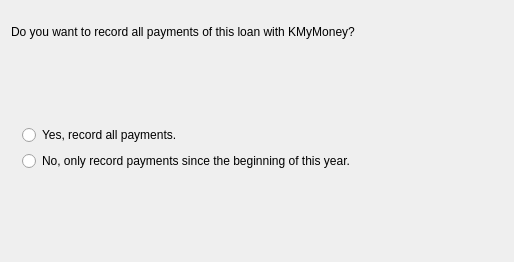
<?xml version="1.0" encoding="UTF-8"?>
<ui version="4.0">
 <class>RecordPaymentWizardPage</class>
 <widget class="QWizardPage" name="RecordPaymentWizardPage">
  <attribute name="title">
    <string>Recording payments?</string>
  </attribute>
  <layout class="QVBoxLayout">
    <property name="margin">
      <number>11</number>
    </property>
    <property name="spacing">
      <number>6</number>
    </property>
    <item>
      <widget class="QLabel" name="TextLabel7_2">
        <property name="text">
          <string>
Do you want to record all payments of this loan with KMyMoney?</string>
        </property>
        <property name="alignment">
          <set>Qt::AlignTop</set>
        </property>
        <property name="wordWrap">
          <bool>true</bool>
        </property>
      </widget>
    </item>
    <item>
      <spacer name="Spacer33">
        <property name="sizeHint">
          <size>
            <width>0</width>
            <height>69</height>
          </size>
        </property>
        <property name="sizeType">
          <enum>QSizePolicy::Expanding</enum>
        </property>
        <property name="orientation">
          <enum>Qt::Vertical</enum>
        </property>
      </spacer>
    </item>
    <item>
      <layout class="QHBoxLayout">
        <property name="margin">
          <number>0</number>
        </property>
        <property name="spacing">
          <number>6</number>
        </property>
        <item>
          <widget class="QFrame" name="frame_5">
            <property name="frameShape">
              <enum>QFrame::NoFrame</enum>
            </property>
            <layout class="QVBoxLayout">
              <property name="margin">
                <number>11</number>
              </property>
              <property name="spacing">
                <number>6</number>
              </property>
              <item>
                <widget class="QRadioButton" name="m_allPaymentsButton">
                  <property name="text">
                    <string>Yes, record all payments.</string>
                  </property>
                  <attribute name="buttonGroup">
                    <string>ButtonGroup4</string>
                  </attribute>
                </widget>
              </item>
              <item>
                <widget class="QRadioButton" name="m_thisYearPaymentButton">
                  <property name="text">
                    <string>No, only record payments since the beginning of this year.</string>
                  </property>
                  <attribute name="buttonGroup">
                    <string>ButtonGroup4</string>
                  </attribute>
                </widget>
              </item>
            </layout>
          </widget>
        </item>
        <item>
          <spacer name="Spacer14_2_2_2">
            <property name="sizeHint">
              <size>
                <width>137</width>
                <height>0</height>
              </size>
            </property>
            <property name="sizeType">
              <enum>QSizePolicy::Expanding</enum>
            </property>
            <property name="orientation">
              <enum>Qt::Horizontal</enum>
            </property>
          </spacer>
        </item>
      </layout>
    </item>
    <item>
      <spacer name="Spacer34">
        <property name="sizeHint">
          <size>
            <width>0</width>
            <height>69</height>
          </size>
        </property>
        <property name="sizeType">
          <enum>QSizePolicy::Expanding</enum>
        </property>
        <property name="orientation">
          <enum>Qt::Vertical</enum>
        </property>
      </spacer>
    </item>
  </layout>
 </widget>
 <resources/>
 <connections/>
 <customwidgets>
 </customwidgets>
 <tabstops>
 </tabstops>
 <buttongroups>
  <buttongroup name="ButtonGroup4"/>
 </buttongroups>
</ui>
